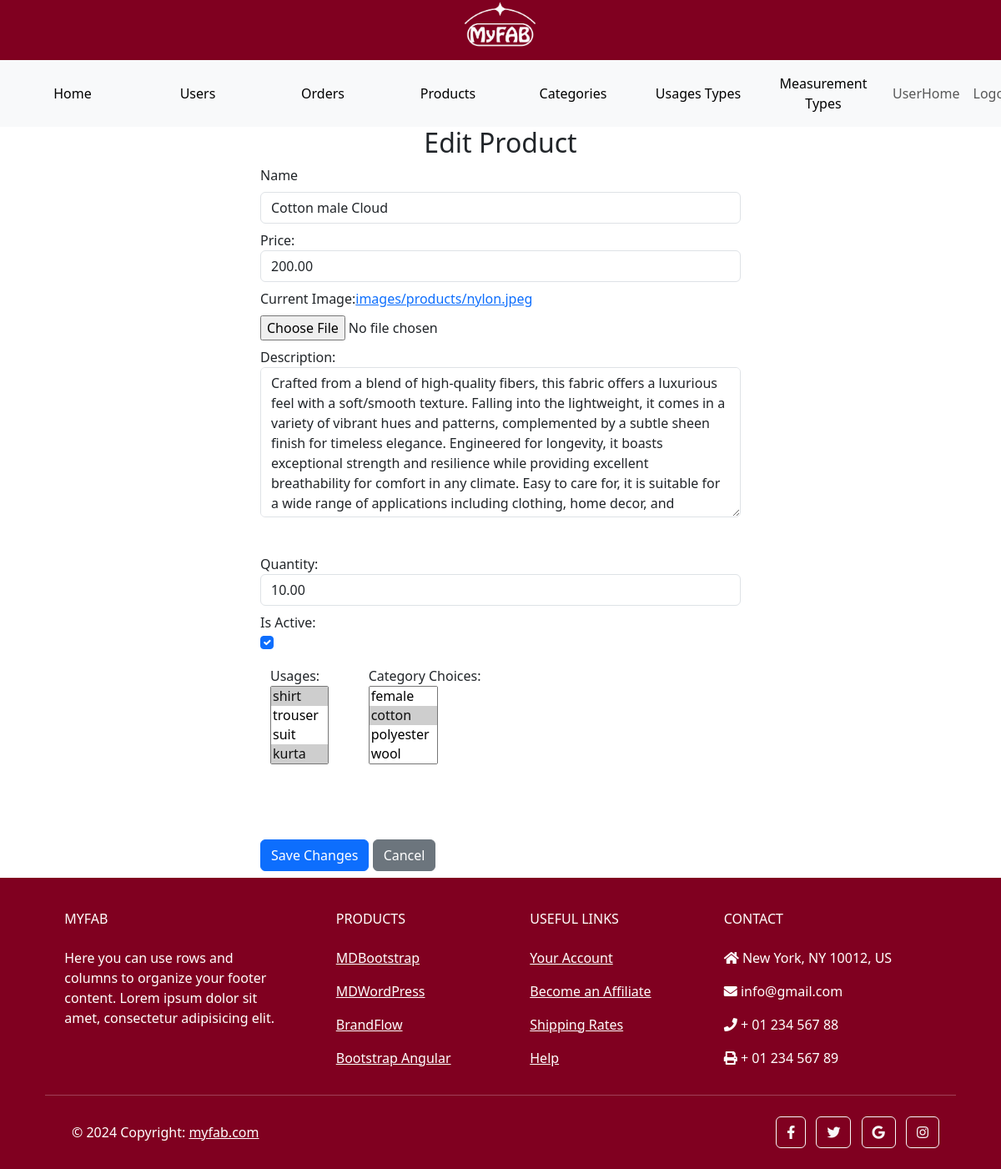
Page /custom_admin/products/8/edit/ (signed in) on the earlier database version.
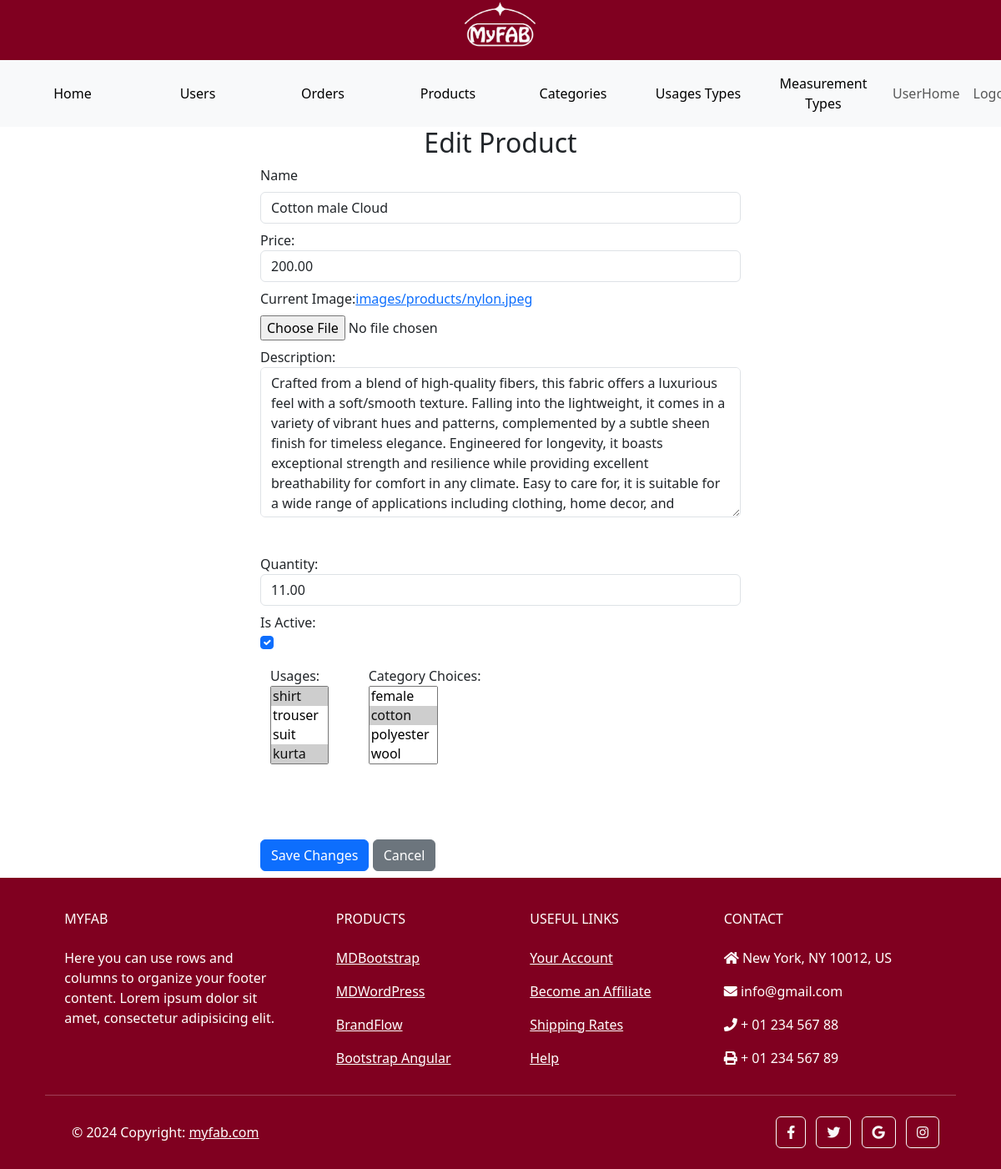
Same page on the later database version.
### main/models.py (models this page shows, shortened)
class Product(models.Model):
    name = models.CharField(max_length=255, unique=True, blank=False, null=False)
    price = models.DecimalField(max_digits=10, decimal_places=2, default=0, validators=[MinValueValidator(0)])
    image = models.ImageField(upload_to='images/products')
    description = models.TextField(blank=True)
    qty = models.DecimalField(max_digits=10, decimal_places=2, default=0, validators=[MinValueValidator(0)])
    add_date = models.DateField(auto_now_add=True)
    is_active = models.BooleanField(default=True)
    usages = models.ManyToManyField(Usage)
    category_choices = models.ManyToManyField(CategoryChoice)

### custom_admin/views.py (the view, shortened to what this page needs)
# urls.py: path('products/<int:pk>/edit/', AdminProductEdit.as_view(), name = 'admin_product_edit'),
class AdminProductEdit(UpdateView):
    model = Product
    fields = ['name', 'price', 'image', 'description', 'qty', 'is_active', 'usages', 'category_choices']
    template_name = 'admin_product_edit.html'
    def get_context_data(self, **kwargs):
        context = super().get_context_data(**kwargs)
        context['previous_url'] = self.request.META.get('HTTP_REFERER', reverse('custom_admin:admin_products'))
        return context

### main/models.py (called while the page is built)
    def __str__(self):
        return self.name

    def __str__(self):
        return self.name

### templates/admin_product_edit.html (shortened to what the changed rows need)
{% extends 'admin_base.html' %}
{% load static %}
{% block content %}
    <div class="container w-50">
        <h2 class="text-center">Edit Product</h2>
        <form method="post" enctype="multipart/form-data">
            <div class="form-group my-2">
                <label for="id_name" class="form-label">Name</label>
                <input type="text" class="form-control" id="id_name" name="name" value="{{ object.name }}">
            </div>
            <div class="form-group my-2">
                <label for="id_price">Price:</label>
                <input type="number" class="form-control price-input" id="id_price" name="price" step="0.01" value="{{ object.price }}">
            </div>
            <div class="form-group my-2">
                <label for="id_image">Current Image:<a href="{{ object.image.url }}" target="_blank">{{ object.image }}</a></label>
            </div>
            <div class="form-group my-2" style="height: 30vh;">
                <label for="id_description">Description:</label>
                <textarea class="form-control h-75" id="id_description" name="description">{{ object.description }}</textarea>
            </div>
            <div class="form-group my-2">
                <label for="id_qty">Quantity:</label>
                <input type="number" class="form-control" id="id_qty" name="qty" value="{{ object.qty }}">
            </div>
            <div class="form-group my-2">
                <div class="form-check">
                    <input type="checkbox" class="form-check-input" id="id_is_active" name="is_active" {% if object.is_active %}checked{% endif %}>
                </div>
            </div>
        </form>
    </div>
{% endblock content %}

Differences in the rows shown:
changed Product "images/products/nylon.jpeg": qty "10.00" → "11.00"
